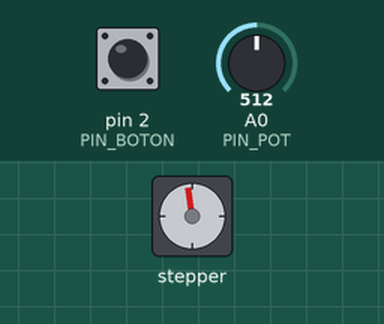
A sketch run on a simulated Arduino Uno, built with avr-gcc and run on an emulated ATmega328P. Shown: stepper motor. Wiring (inferred from the names in the program): stepper motor driver (200 steps per turn assumed): step pin 5; direction pin 4. The inputs (shaded band) are chosen by the test bench; at power-on: A0 (PIN_POT) = 512, pin 2 (PIN_BOTON) HIGH.

Above: at 1.2 s.
1.3 s: A0 (PIN_POT) set to 716
At 1.67 s:
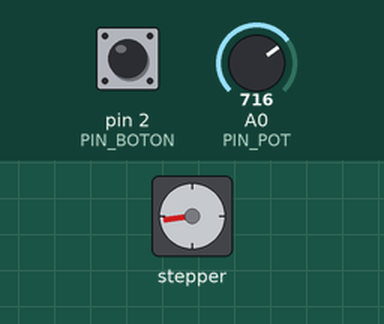
4.3 s: pin 2 (PIN_BOTON) pulled LOW for 0.15 s
At 5.09 s:
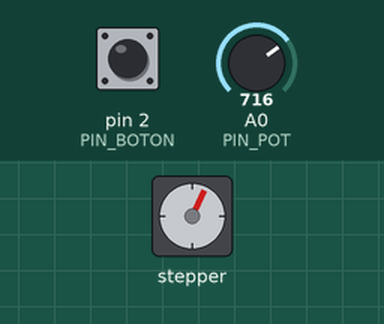
7.4 s: A0 (PIN_POT) set to 306
At 8.11 s:
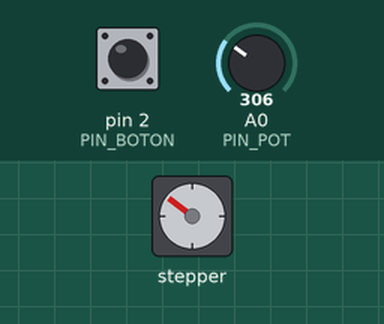
10.4 s: pin 2 (PIN_BOTON) pulled LOW for 1 s
14.4 s: A0 (PIN_POT) set to 122
Timing chart, 0 to 21.4 s (numbered marks = the images above; inputs shaded):
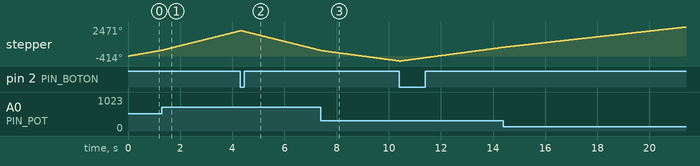

The sketch:

Practica4.ino
```cpp
// Definición de pines
const int PIN_STEP = 5;      // Pulso de paso para el DRV8825
const int PIN_DIR = 4;       // Dirección de giro
const int PIN_POT = A0;      // Entrada analógica del potenciómetro
const int PIN_BOTON = 2;     // Botón para cambiar sentido de giro

// Variables globales
bool sentidoGiro = true;     // true = Horario, false = Antihorario
bool ultimoEstadoBoton = HIGH;

void setup() {
  pinMode(PIN_STEP, OUTPUT);
  pinMode(PIN_DIR, OUTPUT);

  // Usamos la resistencia PULLUP interna: el botón debe conectar el pin 2 a GND
  pinMode(PIN_BOTON, INPUT_PULLUP);

  // Estado inicial de dirección
  digitalWrite(PIN_DIR, sentidoGiro ? HIGH : LOW);
}

void loop() {
  // 1. Lectura y detección de pulsación del botón (flanco de bajada)
  bool estadoBoton = digitalRead(PIN_BOTON);
  if (estadoBoton == LOW && ultimoEstadoBoton == HIGH) {
    sentidoGiro = !sentidoGiro; // Cambia el sentido
    digitalWrite(PIN_DIR, sentidoGiro ? HIGH : LOW);
    delay(50); // Antirrebote simple por software
  }
  ultimoEstadoBoton = estadoBoton;

  // 2. Lectura del potenciómetro (0 a 1023)
  int valorPot = analogRead(PIN_POT);

  // 3. Mapeo a retardo en microsegundos (mayor valor = menor tiempo = mayor velocidad)
  int delayMicros = map(valorPot, 0, 1023, 4000, 500);

  // 4. Generación del pulso de paso
  digitalWrite(PIN_STEP, HIGH);
  delayMicroseconds(delayMicros);
  digitalWrite(PIN_STEP, LOW);
  delayMicroseconds(delayMicros);
}
```
